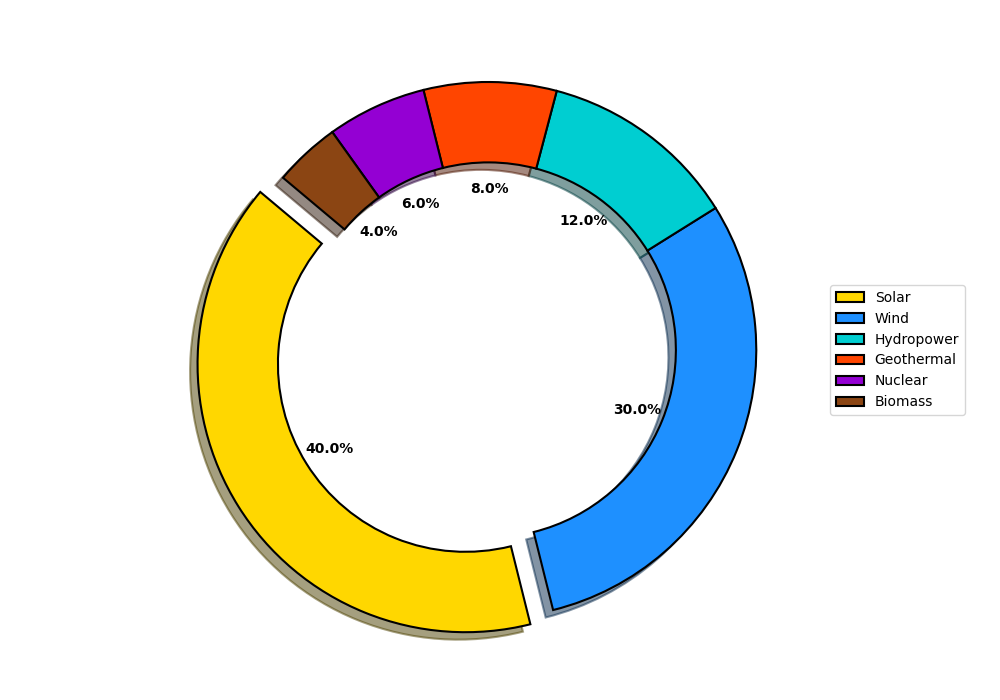

Here is the Python script that generated this plot:
import matplotlib.pyplot as plt

energy_sources = ['Solar', 'Wind', 'Hydropower', 'Geothermal', 'Nuclear', 'Biomass']
energy_percentages = [40, 30, 12, 8, 6, 4]

colors = ['#FFD700', '#1E90FF', '#00CED1', '#FF4500', '#9400D3', '#8B4513']

fig, ax = plt.subplots(figsize=(10, 7), subplot_kw=dict(aspect='equal'))

explode = (0.1, 0, 0, 0, 0, 0)
wedges, texts, autotexts = ax.pie(
    energy_percentages,
    explode=explode,
    autopct='%1.1f%%',
    startangle=140,
    colors=colors,
    wedgeprops=dict(edgecolor='black', linewidth=1.5, width=0.3),
    shadow=True
)

plt.setp(autotexts, size=10, weight='bold', color='black')

ax.legend(
    wedges, energy_sources,
    loc="center left",
    bbox_to_anchor=(1, 0, 0.5, 1),
    fontsize=10
)

plt.tight_layout()
plt.show()
